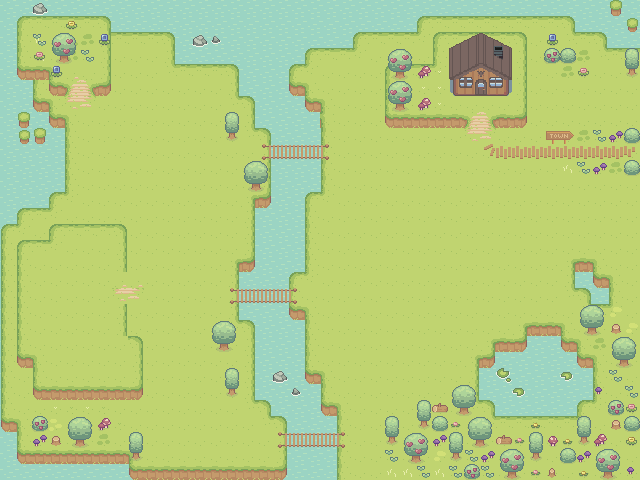

The image is a tile-based game level rendered from a .tmx file. Its description and source (layers, tilesets, objects; grid data summarised) follow:
An orthogonal 40x30 tile map with 16x16 px tiles, 4 tile layers (base, altura 1, altura 2, decoración), 8 tilesets and 341 objects.

<map version="1.10" tiledversion="1.11.2" orientation="orthogonal" renderorder="right-down" width="40" height="30" tilewidth="16" tileheight="16" infinite="0" nextlayerid="8" nextobjectid="356">
 <tileset firstgid="1" source="Water.tsx" />
 <tileset firstgid="5" source="Hills.tsx" />
 <tileset firstgid="82" source="Wood_Bridge.tsx" />
 <tileset firstgid="97" source="Basic_Grass_Biom_things.tsx" />
 <tileset firstgid="142" source="hierba.tsx" />
 <tileset firstgid="219" source="Paths.tsx" />
 <tileset firstgid="235" source="House.tsx" />
 <tileset firstgid="251" source="town_sign.tsx" />
 <layer id="2" name="base" width="40" height="30">
  <data>[1200 cells, 1200 non-empty, 2 distinct tile ids]</data>
 </layer>
 <layer id="5" name="altura 1" width="40" height="30">
  <data>[1200 cells, 970 non-empty, 24 distinct tile ids]</data>
 </layer>
 <layer id="3" name="altura 2" width="40" height="30">
  <data>[1200 cells, 134 non-empty, 25 distinct tile ids]</data>
 </layer>
 <layer id="4" name="decoración" width="40" height="30">
  <data>[1200 cells, 175 non-empty, 52 distinct tile ids]</data>
 </layer>
 <objectgroup id="6" name="colisiones">
  <object id="5" x="389.75" y="113.5" width="76" height="14.5" />
  <object id="6" x="495" y="115.25" width="31" height="12.25" />
  <object id="7" x="523.75" y="33.5" width="2.75" height="82.5" />
  <object id="8" x="434.25" y="32.5" width="90" height="2.25" />
  <object id="9" x="433.25" y="35.5" width="2.75" height="28.25" />
  <object id="10" x="388.25" y="64.25" width="48.25" height="1.25" />
  <object id="11" x="385.75" y="64.75" width="3.25" height="62.25" />
  <object id="12" x="395.25" y="74" width="9.75" height="4.5" />
  <object id="13" x="394.75" y="105.75" width="10.25" height="5" />
  <object id="14" x="453.5" y="64.25" width="55" height="32" />
  <object id="15" x="544.5" y="49" width="14.75" height="13.5" />
  <object id="16" x="560" y="49.5" width="15" height="13.5" />
  <object id="17" x="626.75" y="69.5" width="9.5" height="6.25" />
  <object id="18" x="624.25" y="128.75" width="15" height="14.5" />
  <object id="19" x="624.5" y="161.25" width="15.25" height="14" />
  <object id="20" x="606" y="47.25" width="33.5" height="2.25" />
  <object id="21" x="603.75" y="32.25" width="3.25" height="16" />
  <object id="22" x="574.25" y="30.5" width="30.5" height="3.5" />
  <object id="24" x="572.25" y="16.5" width="3" height="16.75" />
  <object id="25" x="420.75" y="15.75" width="152.5" height="2.75" />
  <object id="26" x="416.5" y="17.25" width="3.5" height="14.75" />
  <object id="27" x="355" y="31.5" width="63.25" height="2.75" />
  <object id="28" x="353" y="34.75" width="3" height="13.5" />
  <object id="29" x="306.5" y="48.75" width="48.75" height="2.5" />
  <object id="30" x="304.75" y="51.5" width="3.25" height="12.75" />
  <object id="31" x="290.75" y="64.75" width="18" height="2.25" />
  <object id="32" x="289" y="64.75" width="3.75" height="19.75" />
  <object id="33" x="291.75" y="83.5" width="15.5" height="4" />
  <object id="34" x="304.75" y="84" width="3.75" height="16" />
  <object id="35" x="306.25" y="97" width="13.25" height="5.25" />
  <object id="36" x="319.25" y="100.75" width="4" height="39.75" />
  <object id="37" x="320.25" y="163" width="3.25" height="29.25" />
  <object id="38" x="271" y="159.5" width="50" height="9.25" />
  <object id="39" x="304.75" y="192.25" width="19" height="3.25" />
  <object id="40" x="304.75" y="196.25" width="3.25" height="75.75" />
  <object id="42" x="268.75" y="160.25" width="2.5" height="36.25" />
  <object id="43" x="253" y="196.25" width="18.5" height="2.75" />
  <object id="44" x="250" y="184.5" width="11.75" height="6" />
  <object id="45" x="227" y="134.75" width="10" height="5.25" />
  <object id="46" x="251.25" y="197.5" width="3" height="63.25" />
  <object id="47" x="266.75" y="128.75" width="3.75" height="12.5" />
  <object id="48" x="254.75" y="127" width="14.75" height="4" />
  <object id="50" x="251.25" y="98" width="3.25" height="31" />
  <object id="51" x="239" y="95.25" width="14.25" height="3.75" />
  <object id="52" x="236.25" y="65.5" width="2.5" height="33.25" />
  <object id="53" x="271.5" y="136.75" width="49.5" height="5.25" />
  <object id="54" x="174.5" y="63.75" width="62.5" height="5" />
  <object id="55" x="170.75" y="33" width="3.5" height="34.25" />
  <object id="56" x="111" y="31.75" width="61.25" height="4.5" />
  <object id="57" x="92" y="83.25" width="18.5" height="11.75" />
  <object id="58" x="106" y="18" width="4" height="66.75" />
  <object id="59" x="49" y="82.25" width="17" height="12" />
  <object id="60" x="17.5" y="66" width="33" height="13.5" />
  <object id="61" x="17" y="18.25" width="2.25" height="47.25" />
  <object id="62" x="17.5" y="15" width="91.25" height="4.5" />
  <object id="63" x="32.75" y="79" width="3" height="22.5" />
  <object id="64" x="32.75" y="99.5" width="15" height="3.25" />
  <object id="65" x="47.5" y="100.75" width="4.5" height="16.25" />
  <object id="66" x="47.75" y="114.25" width="20" height="12.75" />
  <object id="67" x="64.75" y="127" width="3" height="67.25" />
  <object id="68" x="50.5" y="191.75" width="17" height="2.75" />
  <object id="69" x="47.5" y="194" width="3.75" height="15.25" />
  <object id="70" x="17.75" y="208.75" width="33.25" height="3" />
  <object id="71" x="17" y="212.25" width="3" height="11.75" />
  <object id="72" x="2" y="224.75" width="18" height="2" />
  <object id="73" x="51" y="224.25" width="72.75" height="3.25" />
  <object id="74" x="49.5" y="226.5" width="2.5" height="13.75" />
  <object id="75" x="18" y="240.5" width="34.25" height="2.25" />
  <object id="76" x="17.25" y="243" width="3.25" height="114.75" />
  <object id="77" x="1.5" y="227.25" width="2" height="154.5" />
  <object id="78" x="123.75" y="226" width="3" height="45.5" />
  <object id="79" x="123.75" y="304" width="2" height="32.75" />
  <object id="80" x="127" y="337.25" width="15.75" height="2.25" />
  <object id="81" x="17" y="354.75" width="14.5" height="12.25" />
  <object id="82" x="31.25" y="357.25" width="4.75" height="36.75" />
  <object id="83" x="33.25" y="386.75" width="109" height="13" />
  <object id="84" x="139.5" y="338.25" width="2.75" height="48.5" />
  <object id="85" x="1.25" y="381.5" width="1.5" height="38.5" />
  <object id="86" x="2" y="419.5" width="16.25" height="3.5" />
  <object id="87" x="16.25" y="422.25" width="2.75" height="32.25" />
  <object id="88" x="17.5" y="449.75" width="110" height="5" />
  <object id="89" x="75" y="439.5" width="9.75" height="7" />
  <object id="90" x="51" y="437.5" width="9.75" height="7" />
  <object id="91" x="31.25" y="416.75" width="16.5" height="14.25" />
  <object id="92" x="132.25" y="451.75" width="8.25" height="8" />
  <object id="93" x="128.25" y="454" width="4.25" height="15.75" />
  <object id="94" x="132.5" y="465.25" width="125.5" height="4.5" />
  <object id="95" x="258.25" y="465.75" width="26" height="3.25" />
  <object id="96" x="283.25" y="447.75" width="4" height="21" />
  <object id="97" x="237.25" y="259.25" width="17.25" height="2.75" />
  <object id="98" x="234.75" y="261.75" width="3.5" height="24.75" />
  <object id="99" x="288.75" y="274.25" width="3.75" height="11" />
  <object id="100" x="288.5" y="271" width="17.5" height="3" />
  <object id="101" x="235.75" y="305" width="3" height="16" />
  <object id="102" x="238.5" y="319.25" width="15.5" height="3.75" />
  <object id="103" x="251.5" y="323" width="3.75" height="77.5" />
  <object id="104" x="218.75" y="345" width="10.75" height="5.5" />
  <object id="105" x="227.5" y="391" width="9.25" height="5.25" />
  <object id="107" x="290.5" y="305.75" width="13.5" height="6" />
  <object id="108" x="239.25" y="305.5" width="50.25" height="5" />
  </objectgroup>
 <objectgroup id="7" name="nonplacement">
  <!-- 172 objects omitted --></objectgroup>
</map>
<!-- 241 of 341 objects omitted -->
